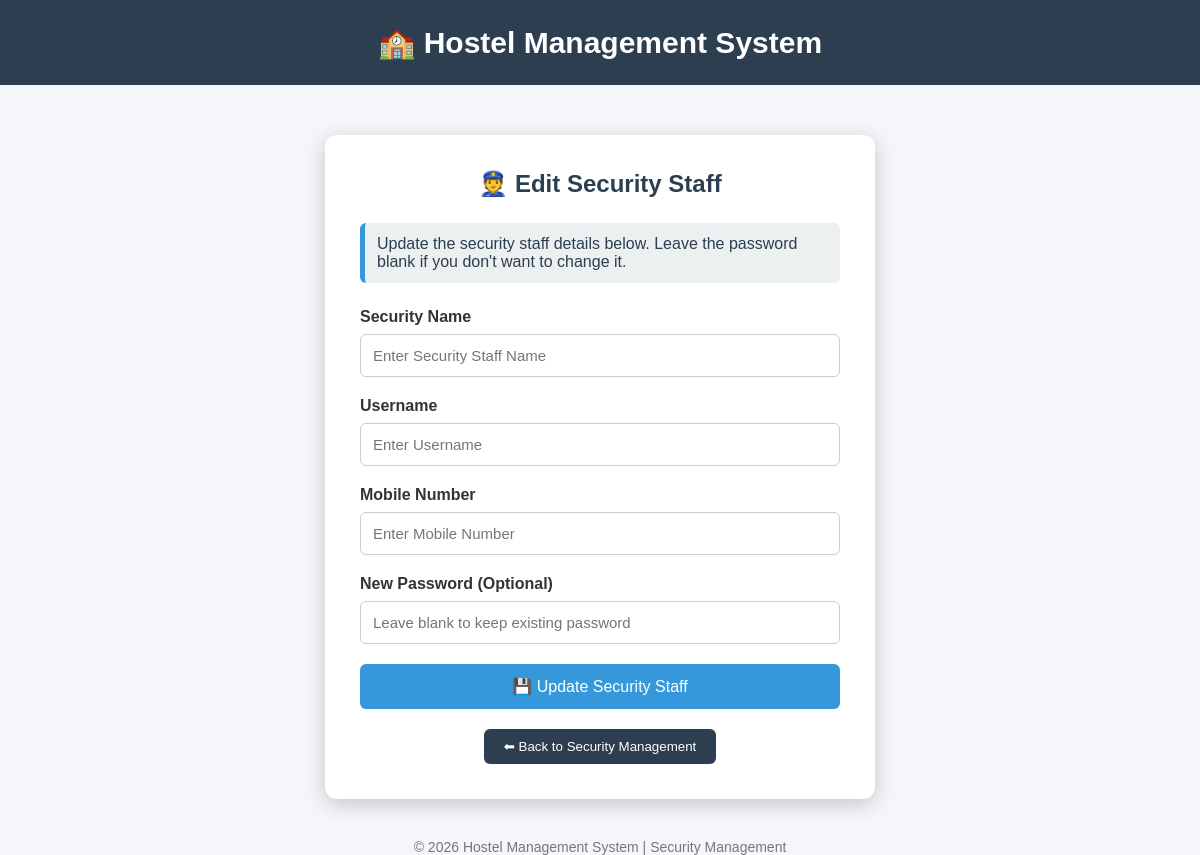
Page /admin/edit_security/3 (signed in) on the earlier database version.
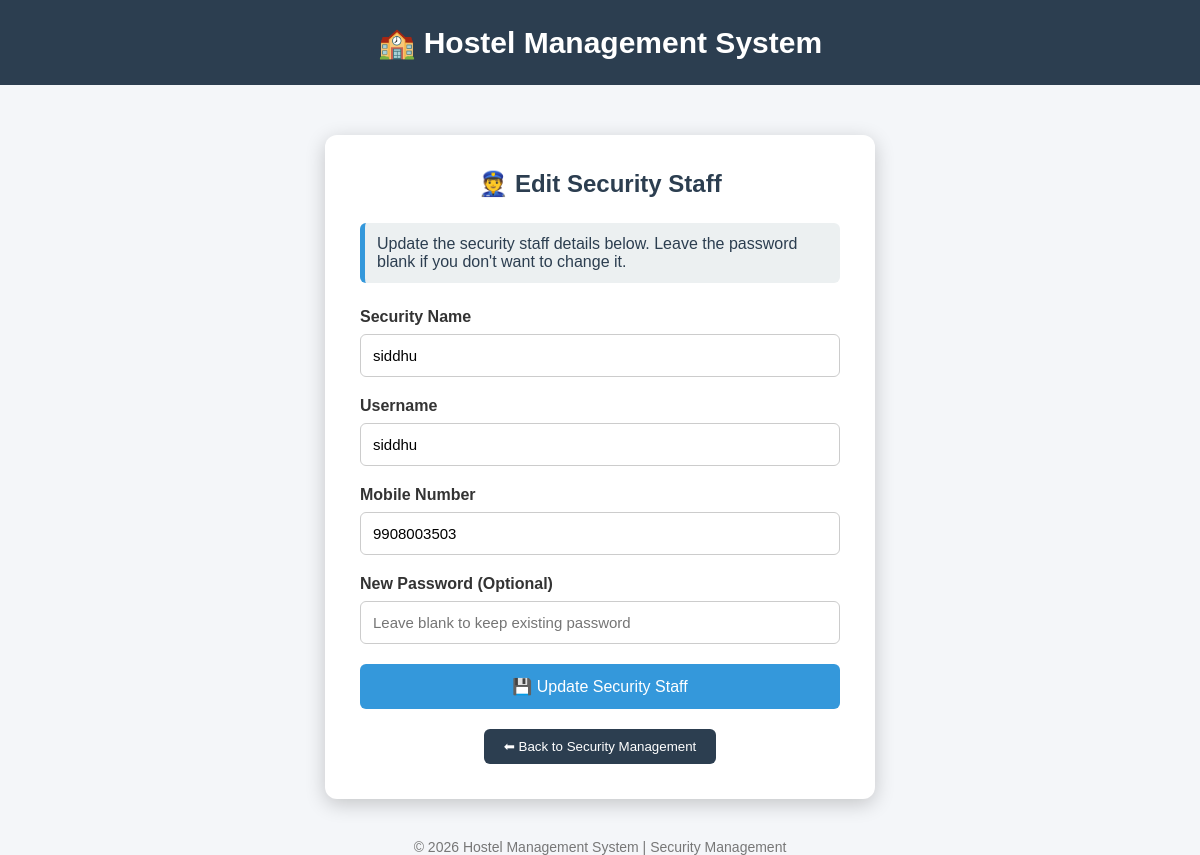
Same page on the later database version.
### tables this page shows
CREATE TABLE security(

    id INTEGER PRIMARY KEY AUTOINCREMENT,

    college_code TEXT NOT NULL,

    security_name TEXT NOT NULL,

    username TEXT UNIQUE NOT NULL,

    mobile TEXT NOT NULL,

    password TEXT NOT NULL,

    FOREIGN KEY(college_code)
    REFERENCES colleges(college_code)
    ON DELETE CASCADE

);

### app.py (the view, shortened to what this page needs)
@app.route("/admin/edit_security/<int:security_id>", methods=["GET", "POST"])
def edit_security(security_id):
    if "college_id" not in session:
        return redirect(url_for("admin_login"))
    conn = sqlite3.connect("hostel.db")
    cursor = conn.cursor()
    cursor.execute("""
    SELECT
        id,
        security_name,
        username,
        mobile
    FROM security
    WHERE id=?
    """, (security_id,))
    security = cursor.fetchone()
    conn.close()
    return render_template(
        "edit_security.html",
        security=security
    )

### templates/edit_security.html (shortened to what this page needs)
<!DOCTYPE html>
<html>
<head>
</head>
<body>
<div class="header">
🏫 Hostel Management System
</div>
<div class="container">
<div class="card">
<h2>👮 Edit Security Staff</h2>
<div class="info">
Update the security staff details below. Leave the password blank if you don't want to change it.
</div>
<form method="POST">
<label>Security Name</label>
<input
type="text"
name="security_name"
value="{{ security[1] }}"
placeholder="Enter Security Staff Name"
required>
<label>Username</label>
<input
type="text"
name="username"
value="{{ security[2] }}"
placeholder="Enter Username"
required>
<label>Mobile Number</label>
<input
type="tel"
name="mobile"
value="{{ security[3] }}"
placeholder="Enter Mobile Number"
maxlength="10"
pattern="[0-9]{10}"
required>
<label>New Password (Optional)</label>
<input
type="password"
name="password"
placeholder="Leave blank to keep existing password">
<button
type="submit"
class="update-btn">
💾 Update Security Staff
</button>
</form>
<div class="back">
<a href="/admin/security">
<button type="button">
⬅ Back to Security Management
</button>
</a>
</div>
</div>
</div>
<div class="footer">
© 2026 Hostel Management System | Security Management
</div>
</body>
</html>

Differences in the rows shown:
added security: security_name "siddhu", username "siddhu", mobile "9908003503"
